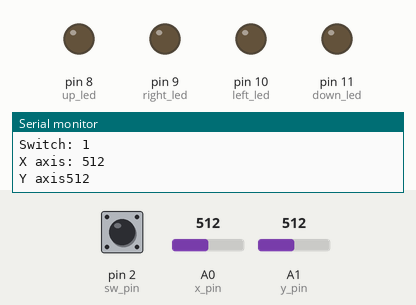
The sketch below on a simulated Arduino Uno, built with avr-gcc and run on an emulated ATmega328P. Parts: output pins drawn as LEDs (lit = HIGH), the last lines printed to the serial monitor. The test bench sets the inputs (shaded band); at power-on: A0 (x_pin) = 512, A1 (y_pin) = 512, pin 2 (sw_pin) HIGH.

Above: at 1.3 s.
1.4 s: A0 (x_pin) set to 0
At 2.5 s:
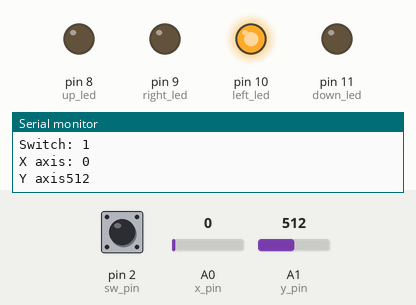
3.0 s: A0 (x_pin) set to 1023
At 3.8 s:
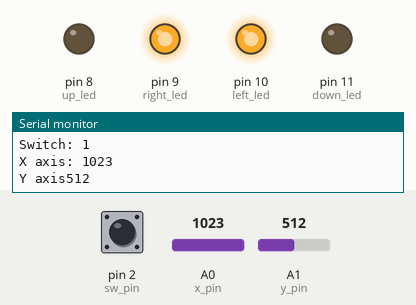
4.5 s: A0 (x_pin) set to 1004
At 5.0 s:
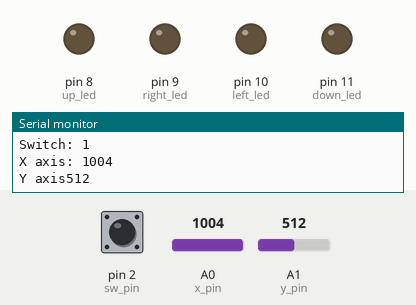
6.0 s: A1 (y_pin) set to 0
At 6.3 s:
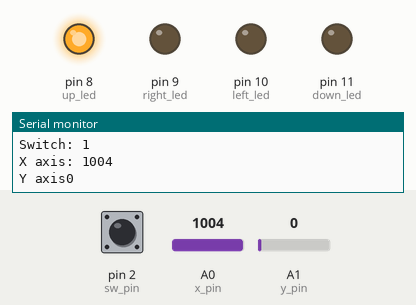
7.5 s: A1 (y_pin) set to 1023
At 8.7 s:
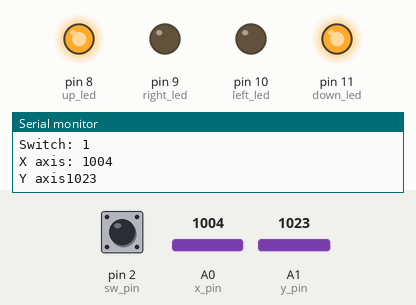
9.0 s: A1 (y_pin) set to 1015
At 10.1 s:
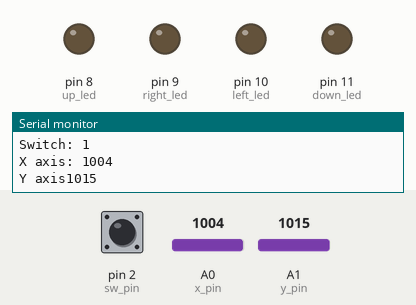
Timing chart, 0 to 11.5 s (numbered marks = the images above; inputs shaded):
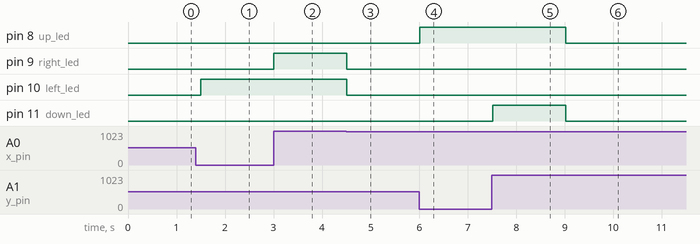

The sketch:

Simple_joystick.ino
```cpp
const int sw_pin = 2;
const int x_pin = 0;
const int y_pin = 1;

#define up_led 8
#define right_led 9
#define left_led 10
#define down_led 11


void setup() {
  pinMode(sw_pin, INPUT);
  digitalWrite(sw_pin,HIGH);
  Serial.begin(9600);

  pinMode(up_led, OUTPUT);
  pinMode(right_led, OUTPUT);
  pinMode(left_led, OUTPUT);
  pinMode(down_led, OUTPUT);

}

void loop() {
  Serial.print("Switch: ");
  Serial.print(digitalRead(sw_pin));
  Serial.print("\n");
  Serial.print("X axis: ");
  Serial.print(analogRead(x_pin));
  Serial.print("\n");
  Serial.print("Y axis");
  Serial.print(analogRead(y_pin));
  Serial.print("\n\n");

  delay(500);

  if(analogRead(x_pin) == 1023){
    digitalWrite(right_led, HIGH);
  }
  else if(analogRead(x_pin) == 0){
    digitalWrite(left_led, HIGH);
  }
  else if(analogRead(y_pin) == 1023){
    digitalWrite(down_led, HIGH);
  }
  else if(analogRead(y_pin) == 0){
    digitalWrite(up_led, HIGH);
  }
  else if(digitalRead(sw_pin) == 0){
    digitalWrite(up_led, HIGH);
    digitalWrite(left_led, HIGH);
    digitalWrite(right_led, HIGH);
    digitalWrite(down_led, HIGH);
  }

  else{
    digitalWrite(up_led, LOW);
    digitalWrite(left_led, LOW);
    digitalWrite(right_led, LOW);
    digitalWrite(down_led, LOW);
  }
}
```

Measured:
- the behaviour switches between 1023 and 1022 on A0 (x_pin) (found by bisection; images 2 and 3)
- the behaviour switches between 1023 and 1022 on A1 (y_pin) (found by bisection; images 5 and 6)
- after the input at 1.4 s, pin 10 (left_led): LOW → HIGH after 0.10 s
- after the input at 3.0 s, pin 9 (right_led): LOW → HIGH at once
- after the input at 4.5 s, pin 9 (right_led), pin 10 (left_led): HIGH → LOW at once
- after the input at 6.0 s, pin 8 (up_led): LOW → HIGH at once
- after the input at 7.5 s, pin 11 (down_led): LOW → HIGH at once
- after the input at 9.0 s, pin 8 (up_led), pin 11 (down_led): HIGH → LOW at once
